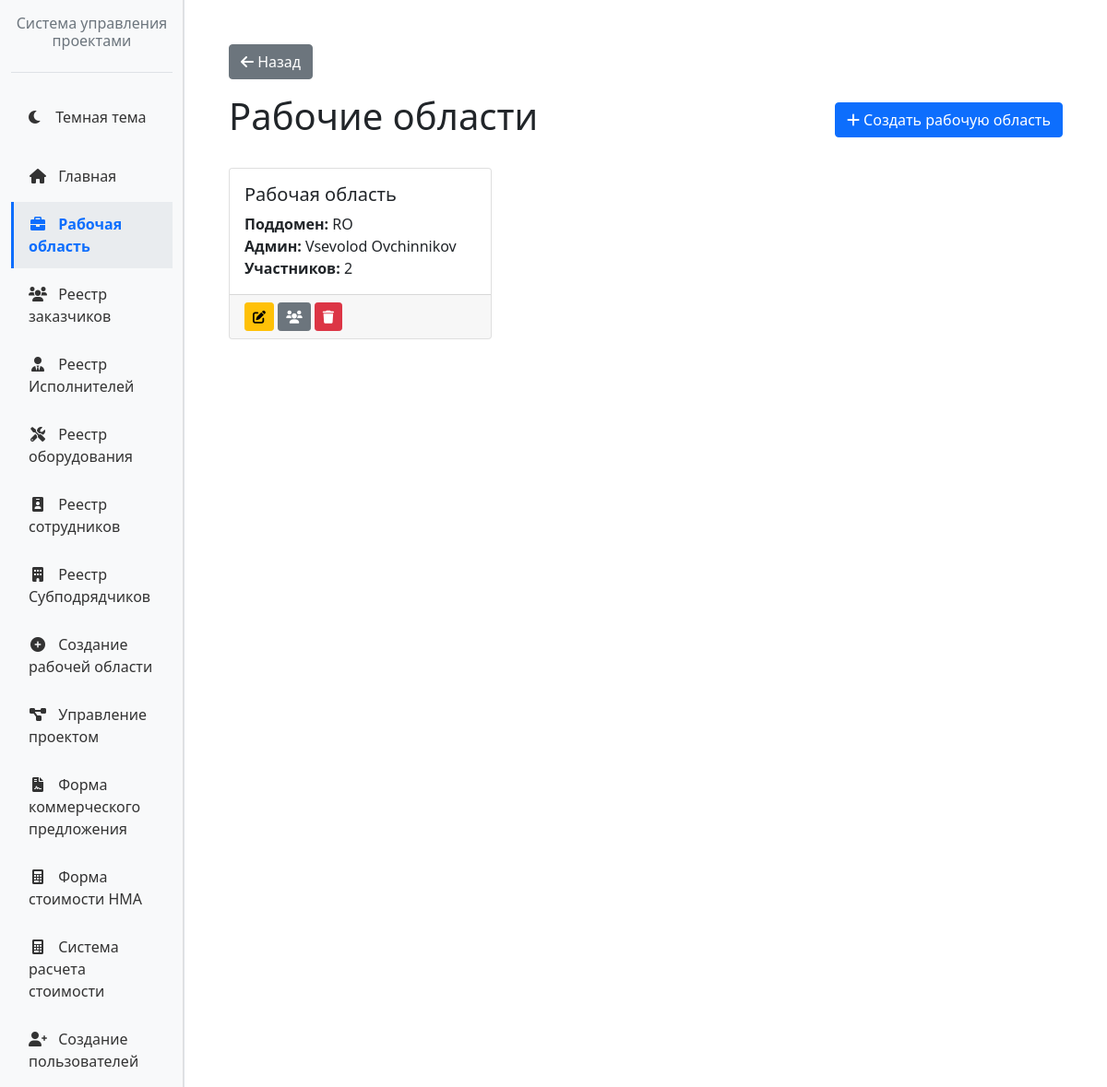
Screenshot of /workspace-control/ (signed in) with the database file from the repository.
### workspace_control/models.py (models this page shows, shortened)
class Workspace(models.Model):
    PERMISSION_CHOICES = [
        ('view', 'Просмотр'),
        ('edit', 'Редактирование проектов'),
        ('admin', 'Администратор'),
    ]
    name = models.CharField(max_length=100, verbose_name='Название рабочей области')
    subdomain = models.CharField(
        max_length=50,
        verbose_name='Поддомен',
        unique=True,
        validators=[
            RegexValidator(
                regex='^[a-zA-Z0-9_-]+$',
                message='Поддомен может содержать только буквы, цифры, дефисы и подчеркивания'
            )
        ]
    )
    admin = models.ForeignKey(
        User,
        on_delete=models.CASCADE,
        related_name='managed_control_workspaces',
        verbose_name='Администратор рабочей области'
    )
    created_at = models.DateTimeField(auto_now_add=True)
    updated_at = models.DateTimeField(auto_now=True)
    is_active = models.BooleanField(default=True)
    class Meta:
        verbose_name = 'Рабочая область Control'
        verbose_name_plural = 'Рабочие области Control'

### workspace_control/views.py (the view)
# urls.py: path('', views.workspace_list, name='workspace_list'),
@login_required
@user_passes_test(is_admin)
def workspace_list(request):
    workspaces = Workspace.objects.all()
    return render(request, 'workspace_control/workspace_list.html', {'workspaces': workspaces})

### workspace_control/views.py (called while the page is built)
def is_admin(user):
    return user.is_staff or user.is_superuser

### workspace_control/templates/workspace_control/workspace_list.html
{% extends 'base_with_sidebar.html' %}
{% block main_content %}
<div class="container mt-4">
    <div class="row mb-3">
        <div class="col-md-12">
            <a href="http://127.0.0.1:8000/home/" class="btn btn-secondary">
                <i class="fas fa-arrow-left"></i> Назад
            </a>
        </div>
    </div>
    <div class="d-flex justify-content-between align-items-center mb-4">
        <h1>Рабочие области</h1>
        <a href="{% url 'workspace_control:workspace_create' %}" class="btn btn-primary">
            <i class="fas fa-plus"></i> Создать рабочую область
        </a>
    </div>
    <div class="row">
        {% for workspace in workspaces %}
        <div class="col-md-6 col-lg-4 mb-4">
            <div class="card h-100">
                <div class="card-body">
                    <h5 class="card-title">{{ workspace.name }}</h5>
                    <p class="card-text">
                        <strong>Поддомен:</strong> {{ workspace.subdomain }}<br>
                        <strong>Админ:</strong> {{ workspace.admin.get_full_name|default:workspace.admin.username }}<br>
                        <strong>Участников:</strong> {{ workspace.control_members.count }}
                    </p>
                </div>
                <div class="card-footer">
                    <a href="{% url 'workspace_control:workspace_edit' workspace.pk %}" class="btn btn-sm btn-warning">
                        <i class="fas fa-edit"></i>
                    </a>
                    <a href="{% url 'workspace_control:workspace_members' workspace.pk %}" class="btn btn-sm btn-secondary">
                        <i class="fas fa-users"></i>
                    </a>
                    <a href="{% url 'workspace_control:workspace_delete' workspace.pk %}" class="btn btn-sm btn-danger">
                        <i class="fas fa-trash"></i>
                    </a>
                </div>
            </div>
        </div>
        {% empty %}
        <div class="col-12">
            <div class="alert alert-info">
                Рабочие области не созданы
            </div>
        </div>
        {% endfor %}
    </div>
</div>
{% endblock %}

### rows the page displays
Workspace: name "Рабочая область", subdomain "RO", admin.get_full_name "Vsevolod Ovchinnikov", control_members.count "2"
